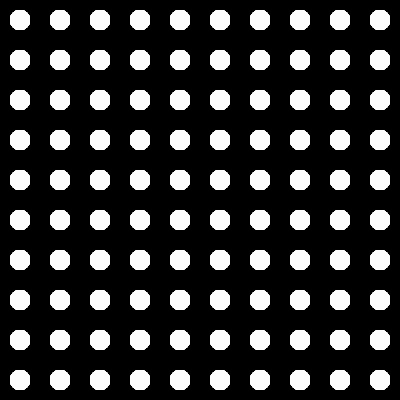
Frame 1 (no input)
Frame 60 (the mouse pressed at the canvas centre just before this capture): identical to frame 1, image omitted
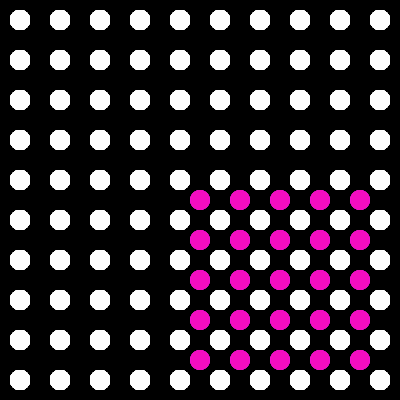
Frame 120 (the mouse held since frame 60 and released just before this capture)

The Processing sketch that drew these frames (run headless with seeded random() and noise(); from frame 60 on, the mouse is pressed at the canvas centre):

// Processing sketch: processing_41118
// ── processing_41118.pde

void setup(){
  size (400,400);
  smooth();
  noStroke();
}

void draw() {
  
  background(0);//il background serve per fare il refresh e vedere gli effetti
  
  // per disegnare tutti i pallini
  for (int x=20; x < width; x=x+40){
  for (int y=20; y < height; y=y+40){ 
    
    //mouvo col mouse tutto il pattern
    if (mousePressed) { 
    
    for (int i=mouseX; i < width; i=i+40){
    for (int k=mouseY; k < height; k=k+40){ 
    fill(247,27,211,10);
    smooth();
    ellipse (i,k,20,20);
    }
    }
  
    }

    else { }
           
           
      for (int i=20; i < width; i=i+40){
    for (int k=20; k < height;k=k+40){ 
   smooth();
    fill(255);
    ellipse (i,k,20,20);}
    }
    }
 
  }
  }
